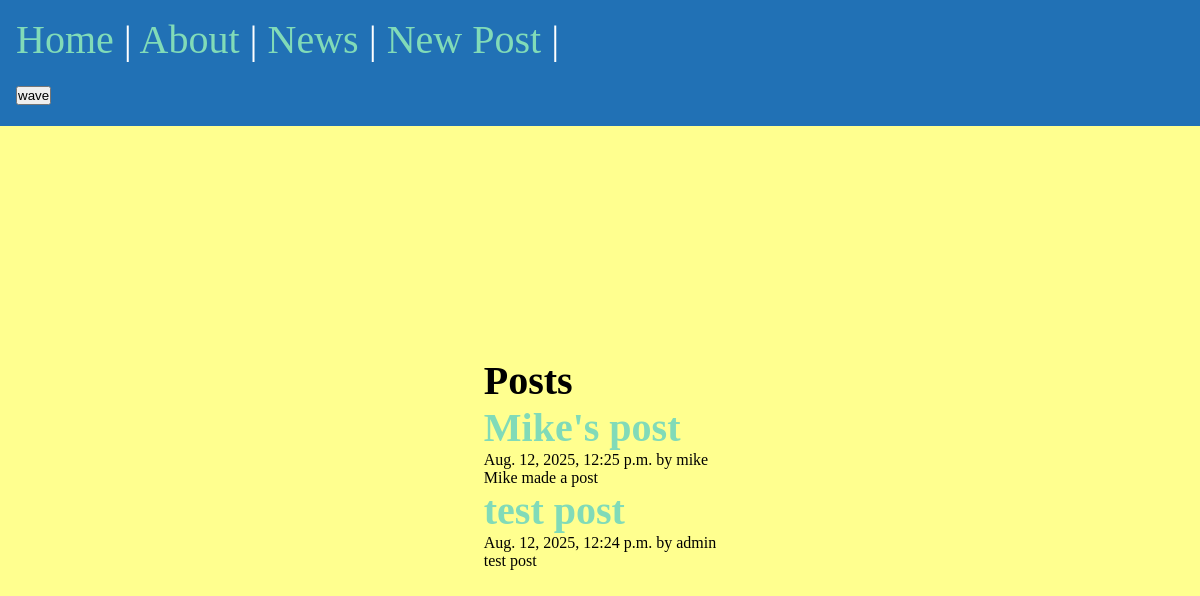
The page /posts/ (signed in) on the database its author committed.
### posts/models.py (models this page shows, shortened)
class Post(models.Model):
    title = models.CharField(max_length = 75)
    body = models.TextField()
    slug = models.SlugField()
    date = models.DateTimeField(auto_now_add = True)
    banner = models.FileField(default = 'fallback.png', blank = True, validators=[validate_file_extension]) # Image
    author = models.ForeignKey(User,
                               on_delete = models.CASCADE,
                               default = None)

### posts/views.py (the view)
# urls.py: path('', views.posts_list, name = "list"),
def posts_list(request):
    posts = Post.objects.all().order_by('-date')
    return render(request, 'posts/posts_list.html',
                  { 'posts': posts })

### posts/templates/posts/posts_list.html (shortened to what this page needs)
{% extends 'layout.html' %}
{% block content %}
    <section>
        <h1>Posts</h1>
        {% for post in posts %}
            <article class = "post">
                <h2>
                    <a href = "{% url 'posts:page' slug=post.slug %}">
                        {{ post.title }}
                    </a>
                </h2>
                <p>{{ post.date }} by {{ post.author }}</p>
                <p>{{ post.body }}</p>
            </article>
        {% endfor%}
    </section>
{% endblock %}

### static/css/style.css (style rules this page uses)
* { margin : 0; padding: 0; box-sizing: border-box; }
body { min-height: 100vh; background-color: #FFFF8F; color: black; font-size: 3rem; display: flex; flex-flow: column; }
h1, h2 { font-size: 2.5rem; }
p { font-size: 1rem; }
a { text-decoration: none; color: #81dbb8; }

### rows shown on the page
Post: title "Mike's post", date "Aug. 12, 2025, 12:25 p.m.", author "mike", body "Mike made a post"
Post: title "test post", date "Aug. 12, 2025, 12:24 p.m.", author "admin", body "test post"
